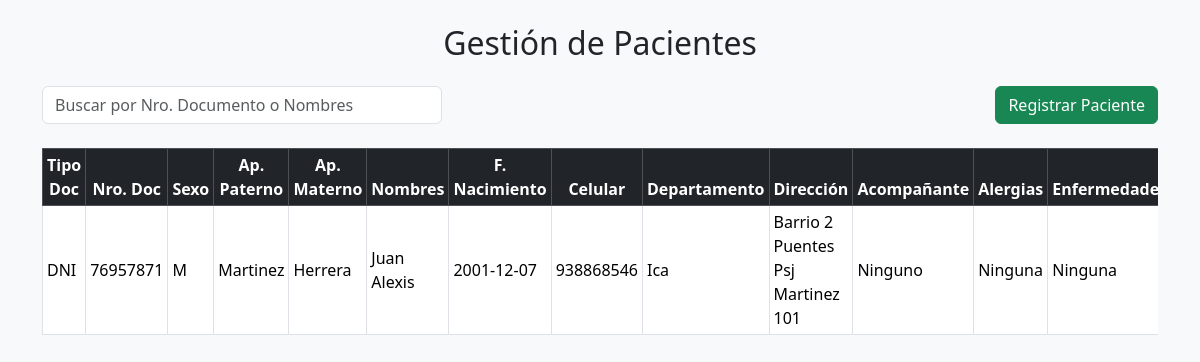
Before: /pacientes (signed in) with the older database file.
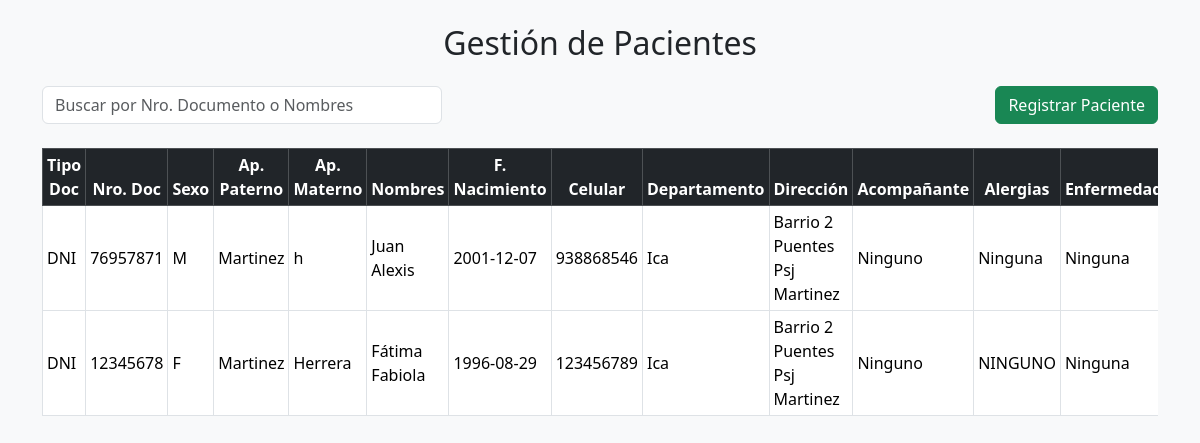
After: the same page with the newer database file.
### tables this page shows
CREATE TABLE pacientes (
        id INTEGER PRIMARY KEY AUTOINCREMENT,
        tipo_documento TEXT,
        nro_documento TEXT UNIQUE,
        sexo TEXT,
        apellido_paterno TEXT,
        apellido_materno TEXT,
        nombres TEXT,
        fecha_nacimiento TEXT,
        celular TEXT,
        departamento TEXT,
        direccion TEXT,
        acompaniante TEXT,
        alergias TEXT,
        enfermedades TEXT
    );

### app/routes.py (the view)
@main.route("/pacientes", methods=["GET", "POST"])
@login_requerido
def lista_pacientes():
    filtro = request.form.get("filtro", "")
    pacientes = obtener_pacientes(filtro)
    return render_template("pacientes.html", pacientes=pacientes, filtro=filtro)

### app/pacientes.py (called while the page is built)
def obtener_pacientes(filtro=""):
    conn = sqlite3.connect(DB)
    conn.row_factory = sqlite3.Row
    cur = conn.cursor()
    query = "SELECT * FROM pacientes"
    if filtro:
        query += " WHERE LOWER(nro_documento) LIKE LOWER(?) OR LOWER(nombres) LIKE LOWER(?)"
        cur.execute(query, (f"%{filtro}%", f"%{filtro}%"))
    else:
        cur.execute(query)
    pacientes = cur.fetchall()
    conn.close()
    return pacientes

### app/routes.py (called while the page is built)
def login_requerido(f):
    @wraps(f)
    def decorada(*args, **kwargs):
        if "usuario" not in session:
            return redirect(url_for("auth.login"))
        return f(*args, **kwargs)
    return decorada

### app/templates/pacientes.html (shortened to what this page needs)
<!doctype html>
<html lang="es">
<head>
    <link href="https://cdn.jsdelivr.net/npm/bootstrap@5.3.3/dist/css/bootstrap.min.css" rel="stylesheet">
</head>
<body class="bg-light">
    <div class="container mt-4">
        <h2 class="text-center mb-4">Gestión de Pacientes</h2>
        <div class="row g-3 mb-3">
            <div class="col-md-6">
                <input type="text" id="filtro" class="form-control"
                       placeholder="Buscar por Nro. Documento o Nombres">
            </div>
            <div class="col-md-6 text-end">
                <button type="button" class="btn btn-success" data-bs-toggle="modal" data-bs-target="#pacienteModal"
                        onclick="abrirModalNuevo()">
                    Registrar Paciente
                </button>
            </div>
        </div>
        <div class="table-responsive mt-4">
            <table class="table table-bordered table-hover table-sm align-middle" id="tabla-pacientes">
                <thead class="table-dark text-center">
                    <tr>
                        <th>Tipo Doc</th>
                        <th>Nro. Doc</th>
                        <th>Sexo</th>
                        <th>Ap. Paterno</th>
                        <th>Ap. Materno</th>
                        <th>Nombres</th>
                        <th>F. Nacimiento</th>
                        <th>Celular</th>
                        <th>Departamento</th>
                        <th>Dirección</th>
                        <th>Acompañante</th>
                        <th>Alergias</th>
                        <th>Enfermedades</th>
                    </tr>
                </thead>
                <tbody>
                    {% for p in pacientes %}
                    <tr>
                        <td>{{ p.tipo_documento }}</td>
                        <td>{{ p.nro_documento }}</td>
                        <td>{{ p.sexo }}</td>
                        <td>{{ p.apellido_paterno }}</td>
                        <td>{{ p.apellido_materno }}</td>
                        <td>{{ p.nombres }}</td>
                        <td>{{ p.fecha_nacimiento }}</td>
                        <td>{{ p.celular }}</td>
                        <td>{{ p.departamento }}</td>
                        <td>{{ p.direccion }}</td>
                        <td>{{ p.acompaniante }}</td>
                        <td>{{ p.alergias }}</td>
                        <td>{{ p.enfermedades }}</td>
                    </tr>
                    {% endfor %}
                </tbody>
            </table>
        </div>
    </div>
</body>
</html>

### app/templates/pacientes.html (style rules this page uses)
#filtro { max-width: 400px; }

Changed rows visible on the page:
changed pacientes "Juan Alexis": apellido_materno "Herrera" → "h"; direccion "Barrio 2 Puentes Psj Martinez 101" → "Barrio 2 Puentes Psj Martinez"
added pacientes: tipo_documento "DNI", nro_documento "12345678", sexo "F", apellido_paterno "Martinez", apellido_materno "Herrera", nombres "Fátima Fabiola", fecha_nacimiento "1996-08-29", celular "123456789", departamento "Ica", direccion "Barrio 2 Puentes Psj Martinez", acompaniante "Ninguno", alergias "NINGUNO", enfermedades "Ninguna"
